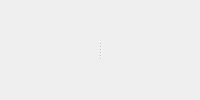
         <widget class="QWidget" name="center_widget" native="true">
          <property name="sizePolicy">
           <sizepolicy hsizetype="Preferred" vsizetype="Preferred">
            <horstretch>0</horstretch>
            <verstretch>0</verstretch>
           </sizepolicy>
          </property>
          <property name="minimumSize">
           <size>
            <width>64</width>
            <height>0</height>
           </size>
          </property>
          <layout class="QGridLayout" name="gridLayout_4">
           <property name="leftMargin">
            <number>0</number>
           </property>
           <property name="topMargin">
            <number>0</number>
           </property>
           <property name="rightMargin">
            <number>0</number>
           </property>
           <property name="bottomMargin">
            <number>0</number>
           </property>
           <item row="0" column="0">
            <widget class="QSplitter" name="center_splitter">
             <property name="orientation">
              <enum>Qt::Orientation::Horizontal</enum>
             </property>
             <widget class="QWidget" name="center_tab_container" native="true">
              <property name="sizePolicy">
               <sizepolicy hsizetype="Expanding" vsizetype="Expanding">
                <horstretch>0</horstretch>
                <verstretch>0</verstretch>
               </sizepolicy>
              </property>
              <property name="baseSize">
               <size>
                <width>0</width>
                <height>0</height>
               </size>
              </property>
              <property name="cursor">
               <cursorShape>ArrowCursor</cursorShape>
              </property>
              <layout class="QGridLayout" name="gridLayout_2">
               <property name="leftMargin">
                <number>0</number>
               </property>
               <property name="topMargin">
                <number>0</number>
               </property>
               <property name="rightMargin">
                <number>0</number>
               </property>
               <property name="bottomMargin">
                <number>0</number>
               </property>
               <item row="0" column="0">
                <widget class="QWidget" name="canvas_placeholder" native="true">
                 <property name="sizePolicy">
                  <sizepolicy hsizetype="Expanding" vsizetype="Expanding">
                   <horstretch>0</horstretch>
                   <verstretch>0</verstretch>
                  </sizepolicy>
                 </property>
                 <property name="minimumSize">
                  <size>
                   <width>0</width>
                   <height>0</height>
                  </size>
                 </property>
                 <property name="maximumSize">
                  <size>
                   <width>16777215</width>
                   <height>16777215</height>
                  </size>
                 </property>
                 <property name="cursor">
                  <cursorShape>ArrowCursor</cursorShape>
                 </property>
                 <property name="acceptDrops">
                  <bool>true</bool>
                 </property>
                </widget>
               </item>
              </layout>
             </widget>
             <widget class="QWidget" name="prompt_sidebar" native="true">
              <property name="sizePolicy">
               <sizepolicy hsizetype="Preferred" vsizetype="Preferred">
                <horstretch>0</horstretch>
                <verstretch>0</verstretch>
               </sizepolicy>
              </property>
              <property name="minimumSize">
               <size>
                <width>0</width>
                <height>0</height>
               </size>
              </property>
              <layout class="QGridLayout" name="gridLayout_prompt_sidebar">
               <property name="leftMargin">
                <number>0</number>
               </property>
               <property name="topMargin">
                <number>0</number>
               </property>
               <property name="rightMargin">
                <number>0</number>
               </property>
               <property name="bottomMargin">
                <number>0</number>
               </property>
               <item row="0" column="0">
                <widget class="QWidget" name="art_prompt_placeholder" native="true"/>
               </item>
              </layout>
             </widget>
            </widget>
           </item>
          </layout>
         </widget>
